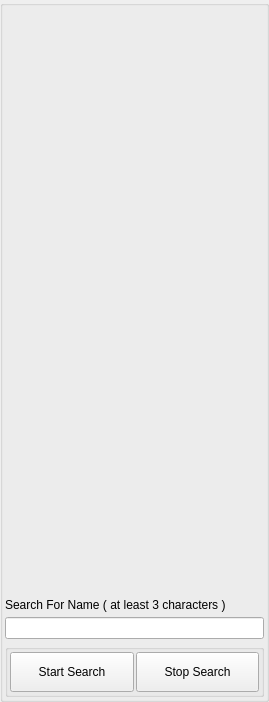
<?xml version="1.0" encoding="UTF-8"?>
<ui version="4.0">
 <class>AppletGroupJoinSearchUi</class>
 <widget class="QWidget" name="AppletGroupJoinSearchUi">
  <property name="geometry">
   <rect>
    <x>0</x>
    <y>0</y>
    <width>269</width>
    <height>702</height>
   </rect>
  </property>
  <property name="sizePolicy">
   <sizepolicy hsizetype="Expanding" vsizetype="Expanding">
    <horstretch>0</horstretch>
    <verstretch>0</verstretch>
   </sizepolicy>
  </property>
  <property name="windowTitle">
   <string>Search</string>
  </property>
  <property name="windowIcon">
   <iconset>
    <normaloff>:/TruthOrDare/Resources/ic_people_normal.png</normaloff>:/TruthOrDare/Resources/ic_people_normal.png</iconset>
  </property>
  <layout class="QVBoxLayout" name="verticalLayout">
   <property name="spacing">
    <number>0</number>
   </property>
   <property name="leftMargin">
    <number>0</number>
   </property>
   <property name="topMargin">
    <number>0</number>
   </property>
   <property name="rightMargin">
    <number>0</number>
   </property>
   <property name="bottomMargin">
    <number>0</number>
   </property>
   <item>
    <widget class="QGroupBox" name="ItemsGroupBox">
     <property name="minimumSize">
      <size>
       <width>0</width>
       <height>0</height>
      </size>
     </property>
     <property name="title">
      <string/>
     </property>
     <layout class="QVBoxLayout" name="verticalLayout_2">
      <property name="spacing">
       <number>5</number>
      </property>
      <property name="leftMargin">
       <number>2</number>
      </property>
      <property name="topMargin">
       <number>2</number>
      </property>
      <property name="rightMargin">
       <number>2</number>
      </property>
      <property name="bottomMargin">
       <number>2</number>
      </property>
      <item>
       <widget class="QLabel" name="m_StatusLabel">
        <property name="text">
         <string notr="true"/>
        </property>
       </widget>
      </item>
      <item>
       <widget class="QLabel" name="ScanStatusLabel">
        <property name="font">
         <font>
          <pointsize>10</pointsize>
         </font>
        </property>
        <property name="text">
         <string/>
        </property>
       </widget>
      </item>
      <item>
       <widget class="FriendListWidget" name="m_FriendListWidget" native="true">
        <property name="sizePolicy">
         <sizepolicy hsizetype="Expanding" vsizetype="Expanding">
          <horstretch>0</horstretch>
          <verstretch>0</verstretch>
         </sizepolicy>
        </property>
       </widget>
      </item>
      <item>
       <widget class="QLabel" name="SearchLabel">
        <property name="text">
         <string>Search For Name ( at least 3 characters )</string>
        </property>
       </widget>
      </item>
      <item>
       <widget class="QLineEdit" name="searchEdit"/>
      </item>
      <item>
       <widget class="QGroupBox" name="ScanButtonBox">
        <property name="title">
         <string/>
        </property>
        <layout class="QHBoxLayout" name="horizontalLayout_2">
         <property name="spacing">
          <number>2</number>
         </property>
         <property name="leftMargin">
          <number>2</number>
         </property>
         <property name="topMargin">
          <number>2</number>
         </property>
         <property name="rightMargin">
          <number>2</number>
         </property>
         <property name="bottomMargin">
          <number>2</number>
         </property>
         <item>
          <widget class="QPushButton" name="StartSearchButton">
           <property name="minimumSize">
            <size>
             <width>0</width>
             <height>40</height>
            </size>
           </property>
           <property name="text">
            <string>Start Search</string>
           </property>
          </widget>
         </item>
         <item>
          <widget class="QPushButton" name="StopSearchButton">
           <property name="minimumSize">
            <size>
             <width>0</width>
             <height>40</height>
            </size>
           </property>
           <property name="text">
            <string>Stop Search</string>
           </property>
          </widget>
         </item>
        </layout>
       </widget>
      </item>
     </layout>
    </widget>
   </item>
  </layout>
 </widget>
 <customwidgets>
  <customwidget>
   <class>FriendListWidget</class>
   <extends>QWidget</extends>
   <header>FriendListWidget.h</header>
   <container>1</container>
  </customwidget>
 </customwidgets>
 <resources>
  <include location="../gotvcommon.qrc"/>
 </resources>
 <connections/>
</ui>
